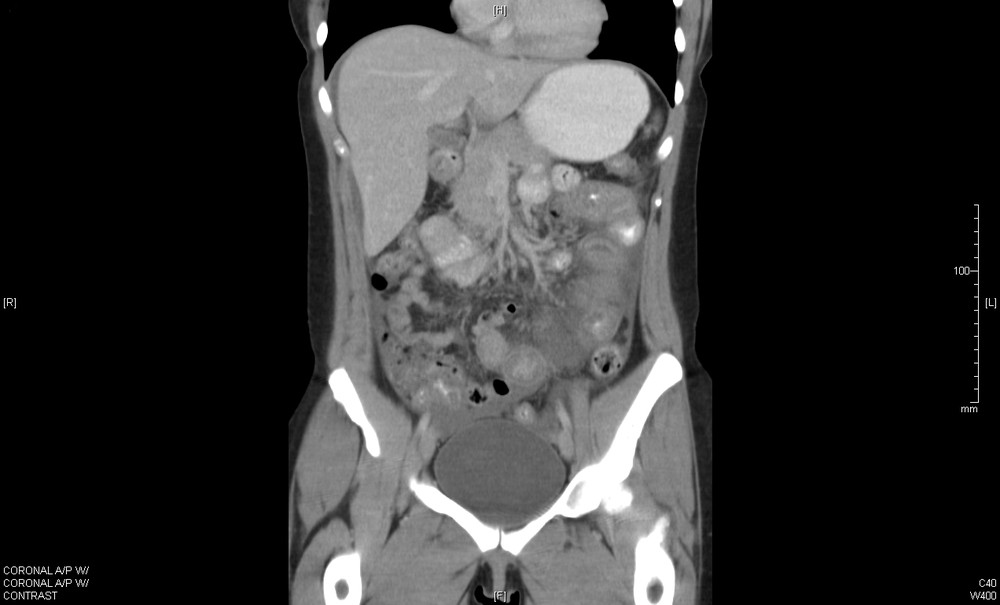
%> input picture matlabCourse/projekt 2/obr1.png, 1000 x 605 px, shrunk from 1272 x 769 before the run
$ octave proj2.m   (GNU Octave 9; MATLAB toolbox functions it lacks are replaced by stand-ins)
%> lines starting %> are read from the running program, lines starting %| are printed output that depends on the picture
input = imread('obr1.png');
%> input is the input picture: size 605x1000x3 uint8; min 0, max 255, mean 50.2
grayImage=rgb2gray(input);

noiseImage = imnoise(grayImage,'salt & pepper',0.1);
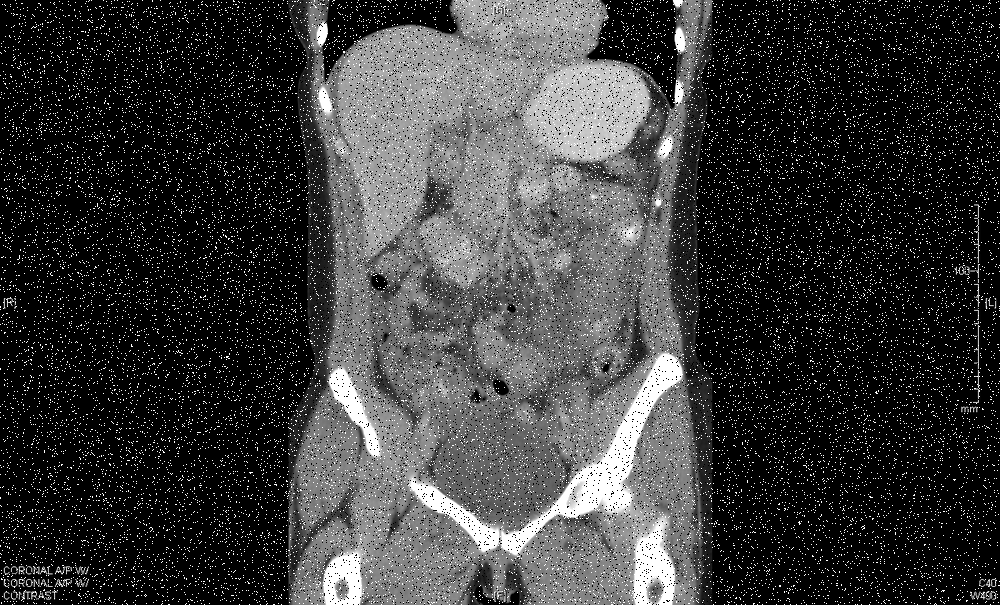
%> noiseImage: size 605x1000 uint8; min 0, max 255, mean 57.9

% [31 lines of commented-out code are left out]

figure,
subplot(1,2,1)
filter=filter2(fspecial('average',10),noiseImage)/255;
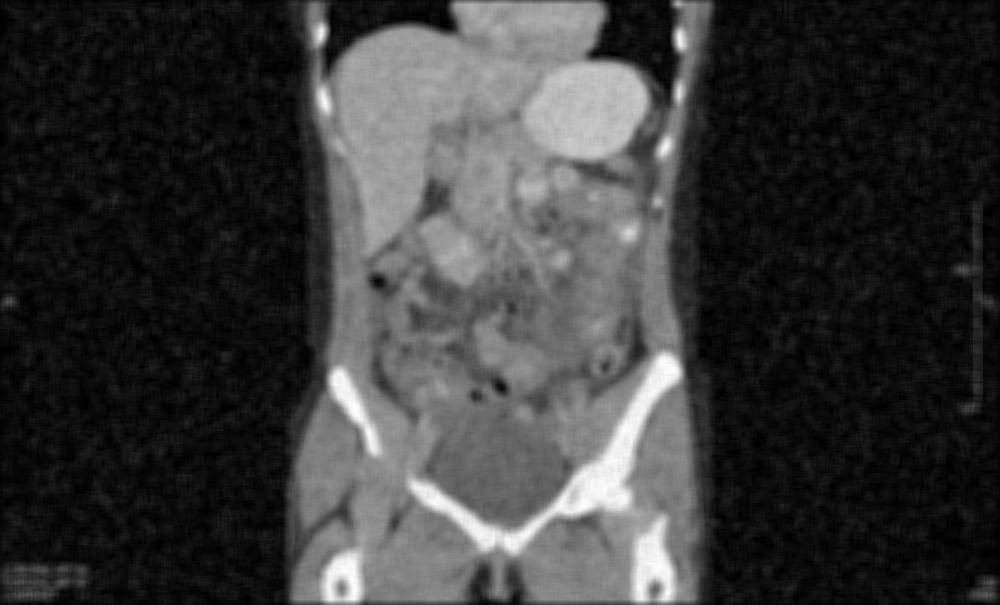
%> filter: size 605x1000 double; min 0, max 1, mean 0.226
imshow(filter);
title('Filtracja U渞edniaj筩a');
subplot(1,2,2)
imshow(grayImage);
title('Oryginal');
